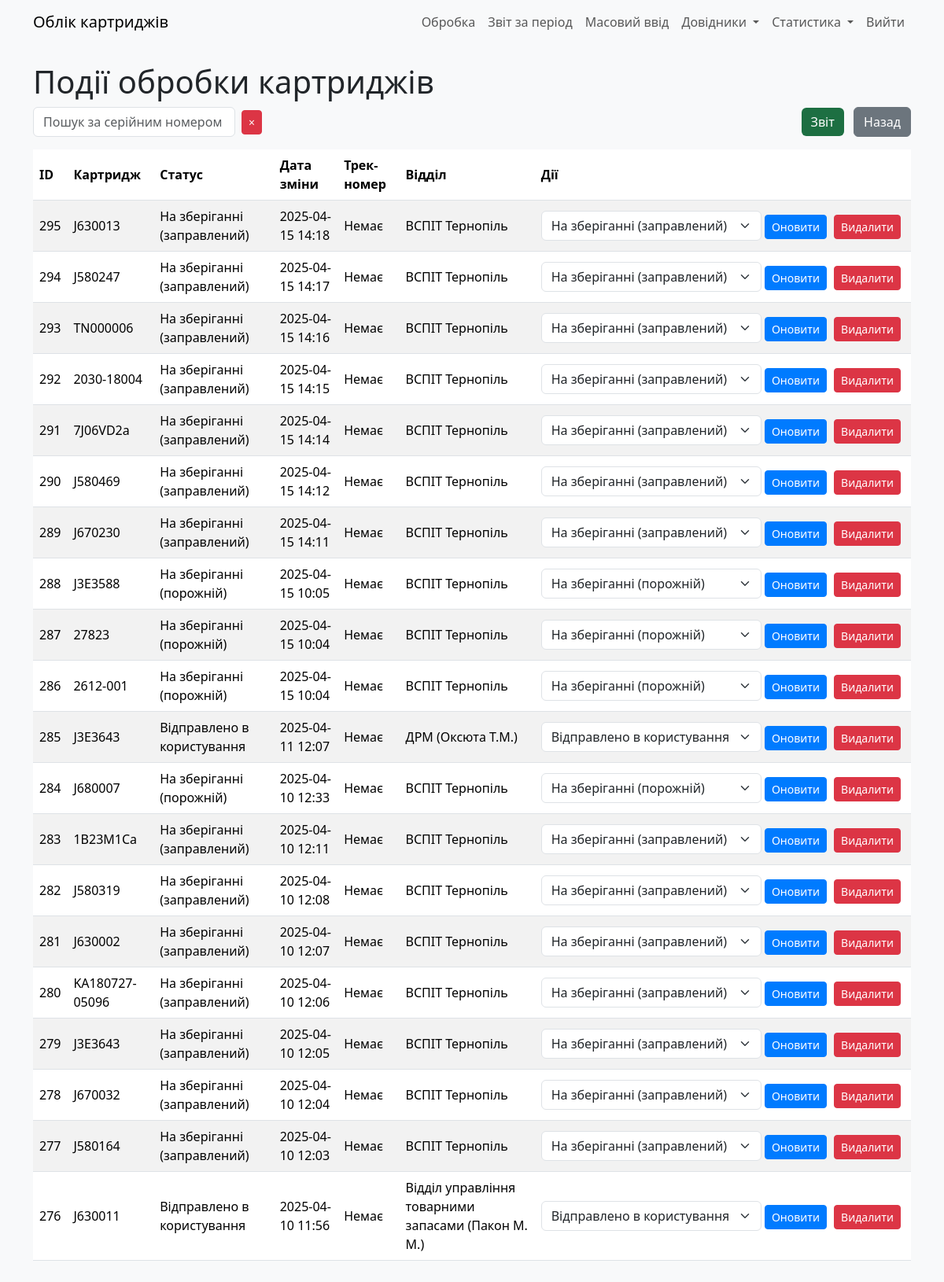
The app's page /cartridge_status (signed in), older data.
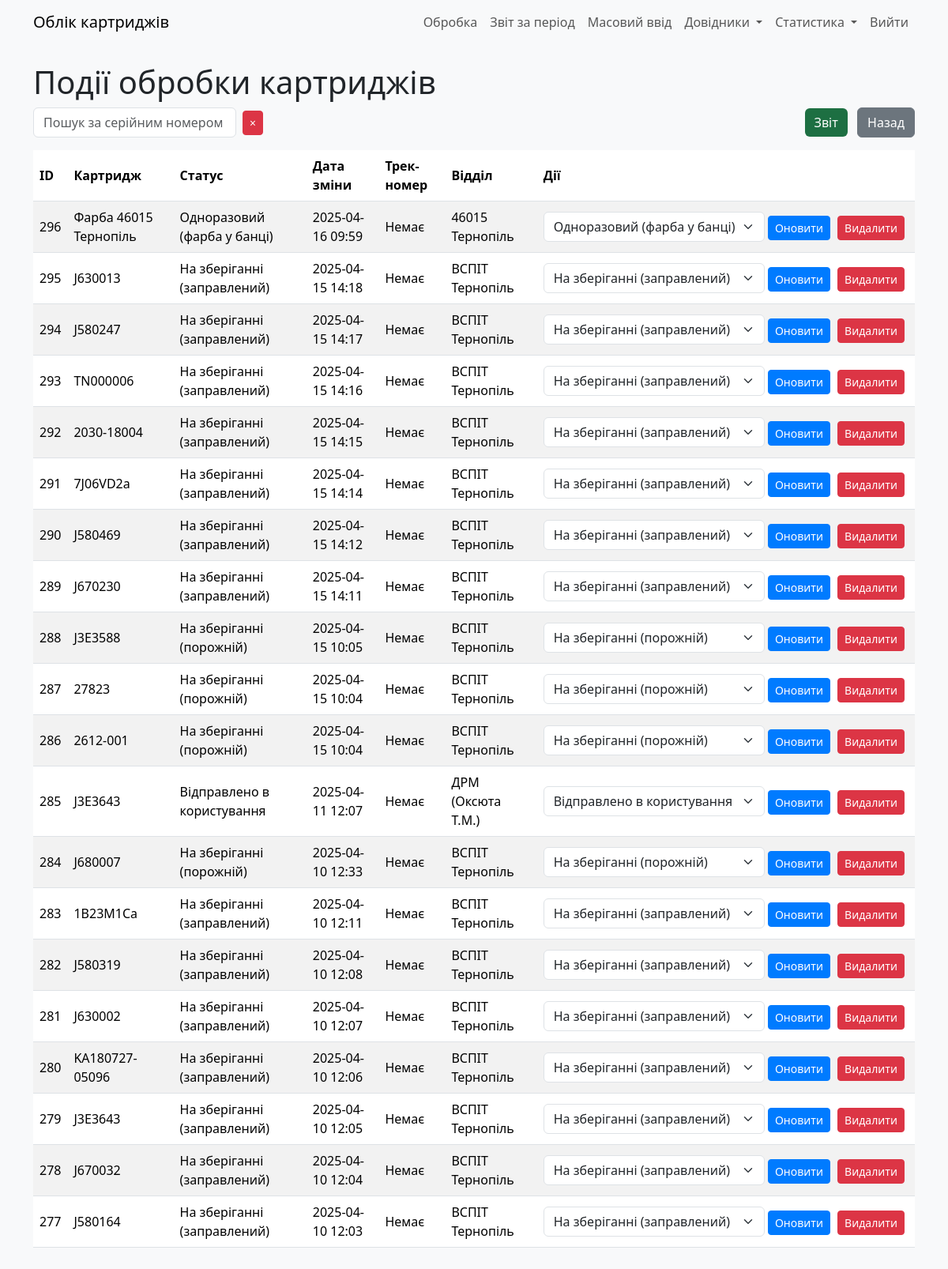
The same page, newer data.
### models.py (models this page shows)
class CartridgeStatus(db.Model):
    __tablename__ = "cartrg_status"
    id: Mapped[int] = mapped_column(primary_key=True)
    cartridge_id = mapped_column(ForeignKey(Cartridges.id))
    status: Mapped[int] = mapped_column(Integer, server_default=literal(0))
    date_ofchange: Mapped[DateTime] = mapped_column(DateTime, server_default=func.now())
    parcel_track: Mapped[str] = mapped_column(String(13), nullable=True)
    exec_dept: Mapped[int] = mapped_column(ForeignKey(RefillDept.id))
    user_updated: Mapped[int] = mapped_column(ForeignKey(User.id))
    time_updated: Mapped[DateTime] = mapped_column(DateTime, server_default=func.now())
    __table_args__ = (
        Index('idx_cartridge_date', 'cartridge_id', 'date_ofchange'),  # Композитний індекс
        Index('idx_status', 'status'),                                 # Окремий індекс для status
        Index('idx_exec_dept', 'exec_dept'),                           # Окремий індекс для exec_dept
    )

class Cartridges(db.Model):
    __tablename__ = "cartridges"
    id: Mapped[int] = mapped_column(primary_key=True)
    serial_num: Mapped[str] = mapped_column(String(255), server_default="N/A")
    in_printer: Mapped[int] = mapped_column(ForeignKey(CustomerEquipment.id), nullable=True)
    cartridge_model: Mapped[str] = mapped_column(String(255), nullable=True)  # Текстове поле
    cartrg_model_id: Mapped[int] = mapped_column(ForeignKey(CartridgeModel.id), default=1)
    user_updated: Mapped[int] = mapped_column(ForeignKey(User.id))
    time_updated: Mapped[DateTime] = mapped_column(DateTime, server_default=func.now())
    curr_status: Mapped[int] = mapped_column(Integer, nullable=False, default=0)
    curr_dept: Mapped[int] = mapped_column(Integer, nullable=False, default=0)
    curr_parcel_track: Mapped[str] = mapped_column(String(13), nullable=True)

class RefillDept(db.Model):
    __tablename__ = "refill_dept"
    id: Mapped[int] = mapped_column(primary_key=True)
    deptname: Mapped[str] = mapped_column(String(30))
    addr1: Mapped[str] = mapped_column(String(255))
    addr2: Mapped[str] = mapped_column(String(255))
    addr3: Mapped[str] = mapped_column(String(255))
    addr4: Mapped[str] = mapped_column(String(255))
    addr5: Mapped[str] = mapped_column(String(255))
    is_exec: Mapped[int] = mapped_column(Integer, server_default=literal(0))
    user_updated: Mapped[int] = mapped_column(ForeignKey(User.id))
    time_updated: Mapped[DateTime] = mapped_column(DateTime, server_default=func.now())

### app.py (the view)
    def wrapper(*args, **kwargs):
        if current_user.role != 'admin':
            abort(403)
        return f(*args, **kwargs)

### app.py (called while the page is built)
@login_manager.user_loader
def load_user(user_id):
    return User.query.get(int(user_id))

def admin_required(f):
    def wrapper(*args, **kwargs):
        if current_user.role != 'admin':
            abort(403)
        return f(*args, **kwargs)
    wrapper.__name__ = f.__name__
    return wrapper

### templates/cartridge_status.html (shortened to what this page needs)
{% extends "base.html" %}
{% block content %}
    <h1>Події обробки картриджів</h1>
    <div class="mb-3 d-flex justify-content-between align-items-center">
        <div class="d-flex align-items-center">
            <input type="text" id="search" class="form-control" placeholder="Пошук за серійним номером" value="{{ search|escape }}" style="max-width: 400px;">
            <button id="clear-search" class="btn btn-danger btn-sm ms-2" title="Очистити пошук">
                <span>×</span>
            </button>
        </div>
        <div>
            <a href="{{ url_for('export_cartridge_events') }}" class="btn btn-excel me-2">Звіт</a>
            <a href="{{ url_for('index') }}" class="btn btn-secondary">Назад</a>
        </div>
    </div>
    <table class="table table-striped" id="status-table">
        <thead>
            <tr>
                <th>ID</th>
                <th>Картридж</th>
                <th>Статус</th>
                <th>Дата зміни</th>
                <th>Трек-номер</th>
                <th>Відділ</th>
                <th>Дії</th>
            </tr>
        </thead>
        <tbody id="status-table-body">
            {% for status, serial_num, deptname in statuses %}
            <tr>
                <td>{{ status.id }}</td>
                <td>{{ serial_num }}</td>
                <td>{{ {0: 'Не вказано', 1: 'На зберіганні (порожній)', 2: 'Відправлено в користування', 3: 'Відправлено на заправку', 4: 'Непридатний (списаний)', 5: 'Одноразовий (фарба у банці)', 6: 'На зберіганні (заправлений)'}[status.status] }}</td>
                <td>{{ status.date_ofchange.strftime('%Y-%m-%d %H:%M') }}</td>
                <td>{{ status.parcel_track or 'Немає' }}</td>
                <td>{{ deptname }}</td>
                <td class="actions-column">
                    <form action="{{ url_for('update_status', status_id=status.id) }}" method="POST" class="d-inline">
                        <select name="status" class="form-select d-inline w-auto">
                            <option value="1" {% if status.status == 1 %}selected{% endif %}>На зберіганні (порожній)</option>
                            <option value="2" {% if status.status == 2 %}selected{% endif %}>Відправлено в користування</option>
                            <option value="5" {% if status.status == 5 %}selected{% endif %}>Одноразовий (фарба у банці)</option>
                            <option value="6" {% if status.status == 6 %}selected{% endif %}>На зберіганні (заправлений)</option>
                        </select>
                        <button type="submit" class="btn btn-primary btn-sm">Оновити</button>
                    </form>
                    <form action="{{ url_for('delete_status', status_id=status.id) }}" method="POST" class="d-inline" onsubmit="return confirm('Ви впевнені, що хочете видалити цей статус?');">
                        <button type="submit" class="btn btn-danger btn-sm">Видалити</button>
                    </form>
                </td>
            </tr>
            {% endfor %}
        </tbody>
    </table>
{% endblock %}

### templates/base.html (shortened to what this page needs)
<!DOCTYPE html>
<html lang="uk">
<head>
    <link rel="stylesheet" href="{{ url_for('static', filename='css/bootstrap.min.css') }}">
    <link rel="stylesheet" href="{{ url_for('static', filename='css/style.css') }}">
</head>
<body>
    <nav class="navbar navbar-expand-lg navbar-light bg-light">
        <div class="container">
            <a class="navbar-brand" href="{{ url_for('index') }}">Облік картриджів</a>
            <div class="collapse navbar-collapse" id="navbarNav">
                <ul class="navbar-nav ms-auto">
                    {% if current_user.is_authenticated %}
                        <li class="nav-item">
                            <a class="nav-link" href="{{ url_for('processCartridge') }}" id="processCartridge">Обробка</a>
                        </li>
                        <li class="nav-item">
                            <a class="nav-link" href="{{ url_for('report_period') }}">Звіт за період</a>
                        </li>
                        <li class="nav-item">
                            <a class="nav-link" href="{{ url_for('mass_input') }}" id="massInput">Масовий ввід</a>
                        </li>
                        <li class="nav-item dropdown">
                            <a class="nav-link dropdown-toggle" href="#" id="navbarDropdownRefs" role="button" data-bs-toggle="dropdown" aria-expanded="false">
                                Довідники
                            </a>
                        </li>
                        <li class="nav-item dropdown">
                            <a class="nav-link dropdown-toggle" href="#" id="navbarDropdownStats" role="button" data-bs-toggle="dropdown" aria-expanded="false">
                                Статистика
                            </a>
                        </li>
                        <li class="nav-item">
                            <a class="nav-link" href="{{ url_for('logout') }}">Вийти</a>
                        </li>
                    {% else %}
                        <li class="nav-item">
                            <a class="nav-link" href="{{ url_for('login') }}">Увійти</a>
                        </li>
                    {% endif %}
                </ul>
            </div>
        </div>
    </nav>
    <div class="container mt-4">
        {% block content %}{% endblock %}
    </div>
</body>
</html>

### static/css/style.css (style rules this page uses)
body { background-color: #f8f9fa; }
.table th, .table td { vertical-align: middle; }
.form-control, .form-select { max-width: 300px; }
.btn-sm { margin-right: 5px; }
.navbar-nav .nav-link { padding-left: 10px; padding-right: 10px; }
.btn-primary { background-color: #007bff; border-color: #007bff; }
.btn-secondary { background-color: #6c757d; border-color: #6c757d; }

### templates/cartridge_status.html (style rules this page uses)
.actions-column { white-space: nowrap; vertical-align: middle; }
#clear-search { padding: 0.25rem 0.5rem; }
.btn-excel { background-color: #1D6F42; color: white; border: none; }

Row changes from the older to the newer data that the page shows:
no longer on this page (row unchanged): CartridgeStatus: id "276", serial_num "J630011", status "Відправлено в користування", date_ofchange "2025-04-10 11:56", parcel_track "Немає", deptname "Відділ управління товарними запасами (Пакон М. М.)"
added CartridgeStatus: id "296", serial_num "Фарба 46015 Тернопіль", status "Одноразовий (фарба у банці)", date_ofchange "2025-04-16 09:59", parcel_track "Немає", deptname "46015 Тернопіль"
